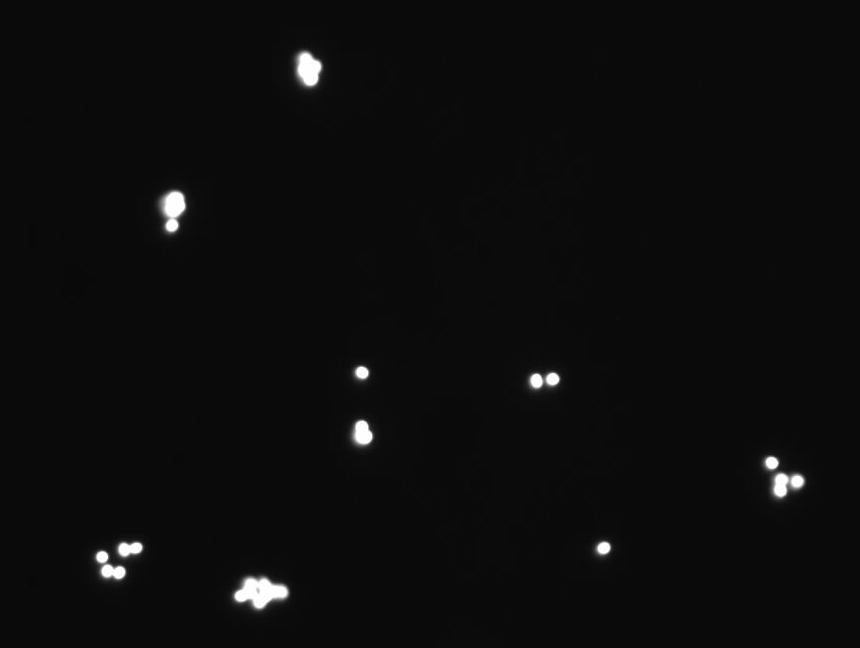
#> input picture cell.jpeg, 860 x 648 px
$ python valid.py
#> lines starting #> are read from the running program, lines starting #| are printed output that depends on the picture
from matplotlib import pyplot as plt
from skimage import data,io
from skimage.feature import  blob_dog,blob_log,blob_doh
from math import  sqrt
from skimage.color import rgb2gray
import glob
from skimage.io import imread


image = io.imread("./cell.jpeg")
#> image is the input picture: shape (648, 860, 3); min 6, max 255, mean 12.5
im = rgb2gray(image)


blobs_log = blob_log(im,min_sigma=1,max_sigma = 15,num_sigma = 10,threshold = 0.1)
#> blobs_log = 17 rows, first 8: [69, 308, 10.33], [433, 362, 8.78], [548, 603, 5.67], [372, 361, 5.67], [592, 258, 13.44], [205, 173, 10.33], [462, 771, 4.11], [556, 101, 4.11]
#计算第3列中的半径。
blobs_log [:,2] = blobs_log [:,2] * sqrt(2)
numrows = len(blobs_log)
#> numrows = 17
print("统计的总数量：",numrows)
#| 统计的总数量： 17

fig, ax = plt.subplots(1, 1)
plt.imshow(im, cmap=plt.cm.gray)
for blob in blobs_log:
    y, x, r = blob
    c = plt.Circle((x, y), r+5, color='lime', linewidth=2, fill=False)
    ax.add_patch(c)
#> this loop made 17 passes
#> (y, x, r) on passes 1 to 12: (69, 308, 14.61), (433, 362, 12.41), (548, 603, 8.01), (372, 361, 8.01), (592, 258, 19.01), (205, 173, 14.61), (462, 771, 5.81), (556, 101, 5.81), (379, 553, 5.81), (381, 535, 8.01), (548, 129, 10.21), (481, 797, 8.01)

plt.show()
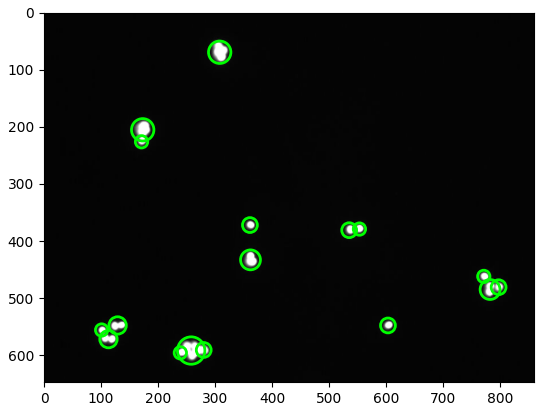
#> figure drawn by matplotlib, 1 panel
